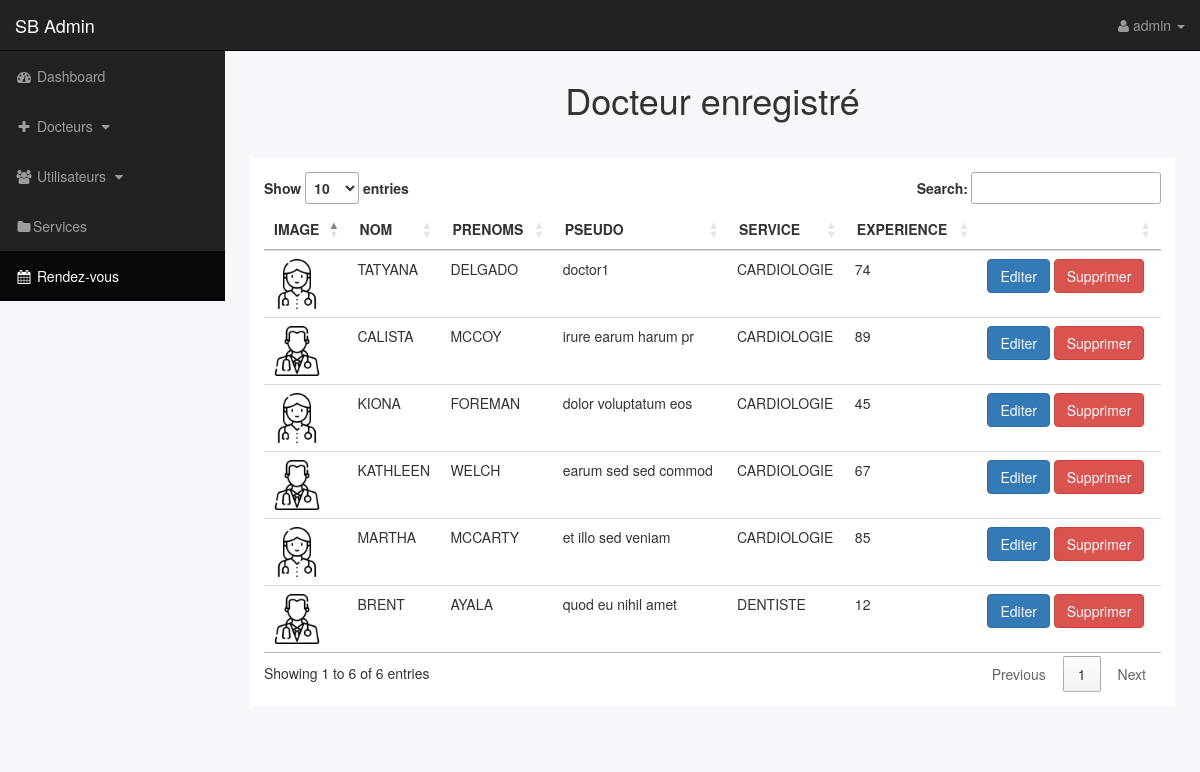
Page /admin/doctors.php (signed in) on the earlier database version.
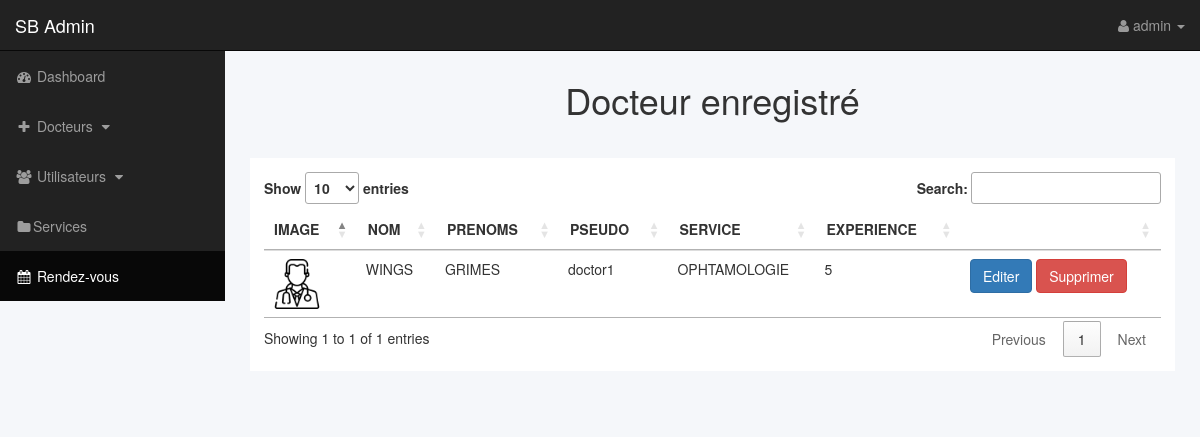
Same page on the later database version.
### tables this page shows
CREATE TABLE `doctors` (
  `id` int(11) NOT NULL,
  `first_name` varchar(100) NOT NULL,
  `last_name` varchar(255) NOT NULL,
  `birth` date DEFAULT NULL,
  `sexe` enum('Homme','Femme') NOT NULL,
  `fonction` varchar(255) DEFAULT NULL,
  `description` text NOT NULL,
  `experience` int(11) NOT NULL,
  `contact1` varchar(255) NOT NULL,
  `contact2` varchar(255) NOT NULL,
  `email` varchar(255) NOT NULL,
  `pseudo` varchar(100) NOT NULL,
  `password` varchar(255) DEFAULT '6d912e7c19ddbed26ddc00bb38dd72bc3a0fc71740f8efc86845890193cb435d' COMMENT 'good_doctor par défaut',
  `picture` text DEFAULT NULL,
  `code` varchar(100) DEFAULT 'healthplus22' COMMENT 'code d''accès'
);

### includes/functions.php (called while the page is built, shortened)
<?php
function getAllDoctor()
{
    global $db;
    $data = [];
    $sql = "SELECT * FROM doctors";
    $results = $db->query($sql);
    if ($results->num_rows > 0) {
        while ($row = $results->fetch_assoc()) {
            $data[] = $row;
        }
    }
    return $data;
}

### admin/includes/view_all_doctors.php (the view)
<h1 class="text-center">Docteur enregistré</h1>
<div class="row">
    <div class="col-lg-12 col-xl-11">
        <div class="card px-2 box-shadow " style="margin:2em auto;padding:1em; background-color:white;overflow:auto;">
            <div class="card-body">
                <table class="table bordered hover" id="tables" width="100%" cellspacing="0">
                    <thead>
                        <tr class="text-uppercase">
                            <th>Image</th>
                            <th>Nom</th>
                            <th>Prenoms</th>
                            <th>pseudo</th>
                            <th>Service</th>
                            <th>Experience</th>
                            <th></th>
                        </tr>
                    </thead>
                    <tbody>
                        <?php
                        $doctors = getAllDoctor();
                        if ($doctors) {
                            foreach ($doctors as $doctor) {
                        ?>
                                <tr>
                                    <td><a href="?d_id=<?php echo $doctor['id'] ?>"><img src="./../profiles/<?php echo $doctor['picture'] ?>" alt="<?php echo $doctor['first_name'] . "_" . $doctor['last_name'] ?>" style="width:50px" /></a></td>
                                    <td class="text-uppercase"><?= $doctor['first_name'] ?></td>
                                    <td class="text-uppercase"><?= $doctor['last_name'] ?></td>
                                    <td><?= $doctor['pseudo'] ?></td>
                                    <td class="text-uppercase"><?= $doctor['fonction'] ?></td>
                                    <td><?= $doctor['experience'] ?></td>
                                    <td><a href="?edit=<?php echo $doctor['id'] ?>" class="btn btn-primary p-md-1 mb-0">Editer</a>
                                    <a href="?delete=<?php echo $doctor['id']?>" class="btn btn-danger">Supprimer</a></td>
                                </tr>
                            <?php } ?>
                        <?php } else { ?>
                            <p class="h4 text-muted">Aucun docteur</p>
                        <?php } ?>
                    </tbody>
                </table>
            </div>
        </div>
    </div>
</div>

### admin/includes/header.php (shortened to what this page needs)
<?php
include('../includes/functions.php');
?>
<!DOCTYPE html>
<html lang="en">
<head>
    <link rel="stylesheet" href="https://cdn.datatables.net/1.12.1/css/jquery.dataTables.min.css">
    <link href="./../css/bootstrap.min.css" rel="stylesheet">
    <link href="./../css/sb-admin.css" rel="stylesheet">
    <link href="./../font-awesome/css/font-awesome.min.css" rel="stylesheet" type="text/css">
</head>
<body>
    <div id="wrapper">
        <?php include('includes/admin_navigation.php'); ?>
        <div id="page-wrapper">
            <div class="container-fluid">

### admin/includes/admin_navigation.php (shortened to what this page needs)
<nav class="navbar navbar-inverse navbar-fixed-top" role="navigation">
    <div class="navbar-header">
        <a class="navbar-brand" href="index.php">SB Admin</a>
    </div>
    <ul class="nav navbar-right top-nav">
        <li class="dropdown">
            <a href="#" class="dropdown-toggle" data-toggle="dropdown"><i class="fa fa-user"></i> <?php echo $_SESSION['hp_admin_pseudo'] ?? 'administrateur';?> <b class="caret"></b></a>
        </li>
    </ul>
    <div class="collapse navbar-collapse navbar-ex1-collapse">
        <ul class="nav navbar-nav side-nav">
            <li>
                <a href="./"><i class="fa fa-fw fa-dashboard"></i> Dashboard</a>
            </li>
            <li>
                <a href="javascript:;" data-toggle="collapse" data-target="#posts_dropdown"><i class="fa fa-fw fa-plus"></i> Docteurs <i class="fa fa-fw fa-caret-down"></i></a>
            </li>
            <li>
                <a href="javascript:;" data-toggle="collapse" data-target="#users_dropdown"><i class="fa fa-fw fa-users"></i> Utilisateurs <i class="fa fa-fw fa-caret-down"></i></a>
            </li>
            <li class="">
                <a href="./services.php"><i class="fa fa-fw fa-folder"></i>Services</a>
            </li>
            <li class="active">
                <a href="#"><i class="fa fa-fw fa-calendar"></i> Rendez-vous</a>
            </li>
        </ul>
    </div>
</nav>

### admin/doctors.php (shortened to what this page needs)
<?php
include('includes/header.php');
if (isset($_GET['d_id'])) {
    include "includes/view_doctor.php";
} elseif (isset($_GET['edit'])) {
    include "includes/edit_doctor.php";
}
elseif (isset($_GET['delete'])) {
    include "includes/delete_doctor.php";
}elseif (isset($_GET['source'])) {
    $source = $_GET['source'];
}else {
    $source = '';
}
if (isset($source)) {
    switch ($source) {
        default:
            include "includes/view_all_doctors.php";
            break;
    }
}
include('includes/footer.php');

### admin/includes/footer.php (shortened to what this page needs)
</div>
</div>
</div>
</body>
</html>

### css/sb-admin.css (style rules this page uses)
body { margin-top: 100px; background-color: #222; }
@media (min-width:768px) { body { margin-top: 50px; } }
#wrapper { padding-left: 0; }
#page-wrapper { width: 100%; padding: 0; background-color: #fff; }
@media (min-width:768px) { #wrapper { padding-left: 225px; } }
@media (min-width:768px) { #page-wrapper { padding: 10px; } }
.top-nav { padding: 0 15px; }
.top-nav>li { display: inline-block; float: left; }
.top-nav>li>a { padding-top: 15px; padding-bottom: 15px; line-height: 20px; color: #999; }
@media (min-width:768px) { .side-nav { position: fixed; top: 51px; left: 225px; width: 225px; margin-left: -225px; border: none; border-radius: 0; overflow-y: auto; background-color: #222; } }
@media (min-width:768px) { .side-nav>li>a { width: 225px; } }

### admin/includes/header.php (style rules this page uses)
body { background-color: #f5f7fa; }
#page-wrapper { background-color: #f5f7fa; }

Differences in the rows shown:
removed doctors: picture (picture), first_name "TATYANA", last_name "DELGADO", pseudo "doctor1", fonction "CARDIOLOGIE", experience "74"
removed doctors: picture (picture), first_name "CALISTA", last_name "MCCOY", pseudo "irure earum harum pr", fonction "CARDIOLOGIE", experience "89"
removed doctors: picture (picture), first_name "KIONA", last_name "FOREMAN", pseudo "dolor voluptatum eos", fonction "CARDIOLOGIE", experience "45"
removed doctors: picture (picture), first_name "KATHLEEN", last_name "WELCH", pseudo "earum sed sed commod", fonction "CARDIOLOGIE", experience "67"
removed doctors: picture (picture), first_name "MARTHA", last_name "MCCARTY", pseudo "et illo sed veniam", fonction "CARDIOLOGIE", experience "85"
removed doctors: picture (picture), first_name "BRENT", last_name "AYALA", pseudo "quod eu nihil amet", fonction "DENTISTE", experience "12"
added doctors: picture (picture), first_name "WINGS", last_name "GRIMES", pseudo "doctor1", fonction "OPHTAMOLOGIE", experience "5"
Other differences:
text written by a page script: "Show entries Search: Showing 1 to 6 of 6 entries Previous 1 Next" → "Show entries Search: Showing 1 to 1 of 1 entries Previous 1 Next"
